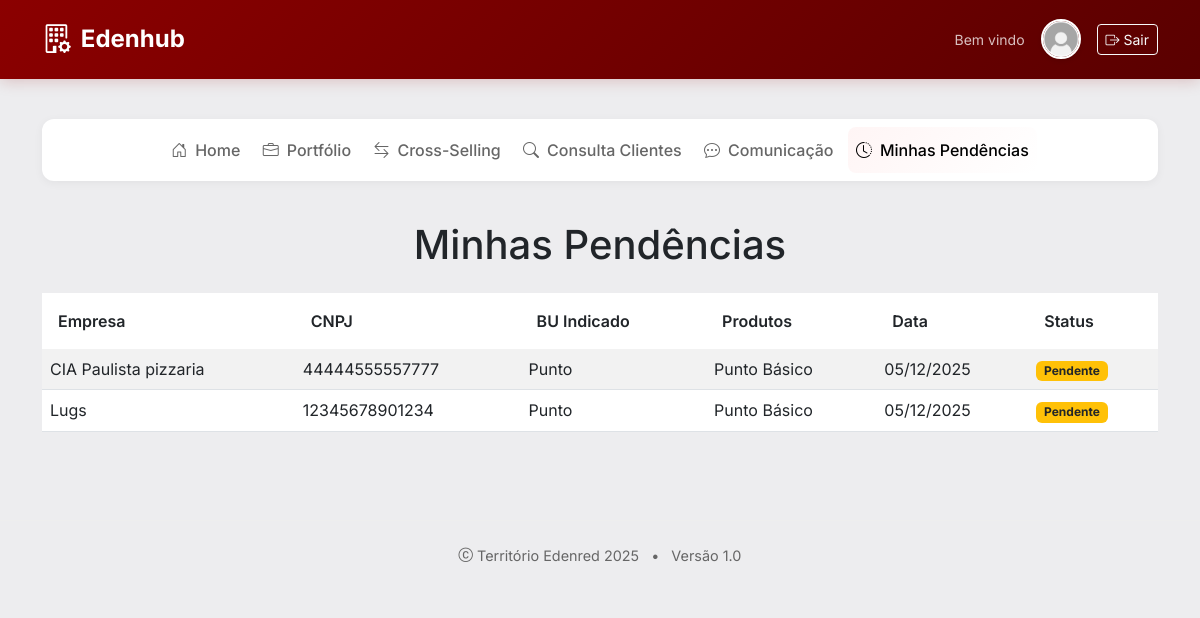
Screenshot of /minhas_pendencias (signed in) with the database file from the repository.
### Edenred/models.py (models this page shows, shortened)
class Usuario(db.Model, UserMixin):
    id = db.Column(db.Integer, primary_key=True)
    foto = db.Column(db.String, nullable=True, default='default.png')
    nome = db.Column(db.String(100), nullable=False)
    email = db.Column(db.String(100), unique=True, nullable=False)
    telefone = db.Column(db.String(20), unique=True)
    skype = db.Column(db.String(100), unique=True, nullable=True)
    senha_hash = db.Column(db.String(200), nullable=False)

class Indicacao(db.Model):
    id = db.Column(db.Integer, primary_key=True)
    empresa_id = db.Column(db.Integer, db.ForeignKey('empresa.id'), nullable=False)
    usuario_id = db.Column(db.Integer, db.ForeignKey('usuario.id'), nullable=False)
    bu_indicado = db.Column(db.String(100), nullable=False)
    produtos_escolhidos = db.Column(db.String(500))
    quantidade_caminhoes = db.Column(db.Integer)
    quantidade_funcionarios = db.Column(db.Integer)
    quantidade_veiculos_pesados = db.Column(db.Integer)
    subsidia_combustivel = db.Column(db.Boolean)
    quantidade_veiculos_leves = db.Column(db.Integer)
    quantidade_veiculos = db.Column(db.Integer)
    previsao_volume = db.Column(db.Float)
    quantidade_cartoes = db.Column(db.Integer)
    observacoes = db.Column(db.Text)
    status = db.Column(db.String(20), default='Pendente')
    data_indicacao = db.Column(db.DateTime, default=datetime.now(timezone.utc))
    empresa = db.relationship('Empresa', backref=db.backref('indicacoes', lazy=True))
    usuario = db.relationship('Usuario', backref=db.backref('indicacoes', lazy=True))

class Empresa(db.Model):
    id = db.Column(db.Integer, primary_key=True)
    cnpj = db.Column(db.String(20), unique=True, nullable=False)
    razao_social = db.Column(db.String(200), nullable=False)
    cep = db.Column(db.String(10))
    logradouro = db.Column(db.String(200))
    numero = db.Column(db.String(10))
    complemento = db.Column(db.String(100))
    bairro = db.Column(db.String(100))
    municipio = db.Column(db.String(100))
    estado = db.Column(db.String(2))
    nome_contato = db.Column(db.String(100))
    email_contato = db.Column(db.String(100))
    telefone_contato = db.Column(db.String(20))
    cargo_contato = db.Column(db.String(100))
    departamento_contato = db.Column(db.String(100))
    celular_contato = db.Column(db.String(20))
    responsavel_id = db.Column(db.Integer, db.ForeignKey('usuario.id'), nullable=True)  # NOVO
    eh_cliente = db.Column(db.Boolean, default=False)
    bus_contratados = db.Column(db.String(500))
    data_cadastro = db.Column(db.DateTime, default=datetime.now(timezone.utc))
    responsavel = db.relationship('Usuario', backref=db.backref('empresas_responsavel', lazy=True))

### Edenred/views.py (the view)
@app.route('/minhas_pendencias')
@login_required
def minhas_pendencias():
    indicacoes = Indicacao.query.filter_by(
        usuario_id=current_user.id,
        status='Pendente'
    ).order_by(Indicacao.data_indicacao.desc()).all()
    return render_template('minhas_pendencias.html', indicacoes=indicacoes)

### Edenred/__init__.py (called while the page is built)
@login_manager.user_loader
def load_user(user_id):
    return Usuario.query.get(int(user_id))

### Edenred/templates/minhas_pendencias.html
{% extends 'base.html' %}
{% block content %}
<div class="row mb-4">
    <div class="col-12">
        {% include 'nav.html' %}
    </div>
</div>
<div class="row">
    <div class="col-12">
        <h1 class="text-center mb-4 text-dark">Minhas Pendências</h1>
        <div class="table-responsive">
            <table class="table table-striped table-hover">
                <thead class="table-edenred">
                    <tr>
                        <th>Empresa</th>
                        <th>CNPJ</th>
                        <th>BU Indicado</th>
                        <th>Produtos</th>
                        <th>Data</th>
                        <th>Status</th>
                    </tr>
                </thead>
                <tbody>
                    {% for indicacao in indicacoes %}
                    <tr>
                        <td class="text-dark">{{ indicacao.empresa.razao_social }}</td>
                        <td class="text-dark">{{ indicacao.empresa.cnpj }}</td>
                        <td class="text-dark">{{ indicacao.bu_indicado }}</td>
                        <td class="text-dark">{{ indicacao.produtos_escolhidos}}</td>
                        <td class="text-dark">{{ indicacao.data_indicacao.strftime('%d/%m/%Y') }}</td>
                        <td>
                            {% if indicacao.status == 'Pendente' %}
                                <span class="badge bg-warning text-dark">{{ indicacao.status }}</span>
                            {% else %}
                                <span class="badge bg-success">{{ indicacao.status }}</span>
                            {% endif %}
                        </td>
                    </tr>
                    {% else %}
                    <tr>
                        <td colspan="5" class="text-center text-dark ">Nenhuma pendência encontrada</td>
                    </tr>
                    {% endfor %}
                </tbody>
            </table>
        </div>
    </div>
</div>
{% endblock %}

### Edenred/templates/base.html (shortened to what this page needs)
<!DOCTYPE html>
<html lang="pt-BR">
<head>
    <link href="https://cdn.jsdelivr.net/npm/bootstrap@5.3.0/dist/css/bootstrap.min.css" rel="stylesheet">
    <link href="https://cdn.jsdelivr.net/npm/bootstrap-icons@1.10.0/font/bootstrap-icons.css" rel="stylesheet">
</head>
<body>
    <nav class="navbar navbar-expand-lg navbar-edenred">
        <div class="container">
            <a class="navbar-brand" href="{{ url_for('home') }}">
                <i class="bi bi-building-gear"></i>
                <span>Edenhub</span>
            </a>
            {% if current_user.is_authenticated %}
            <div class="d-flex align-items-center">
                <div class="me-3 text-white">
                    <small class="d-block opacity-75">Bem vindo</small>
                </div>
                <img src="{{ url_for('static', filename='data/img_user/{}'.format(current_user.foto)) }}"
                    class="avatar me-3">
                <a class="btn btn-outline-light btn-sm" href="{{ url_for('logout') }}">
                    <i class="bi bi-box-arrow-right"></i> Sair
                </a>
            </div>
            {% endif %}
        </div>
    </nav>
    <div class="container py-4">
        {% block content %}{% endblock %}
    </div>
    <footer class="footer">
        <div class="container">
            <p class="mb-0">
                <i class="bi bi-c-circle"></i> Território Edenred 2025
                <span class="text-edenred mx-2">•</span>
                Versão 1.0
            </p>
        </div>
    </footer>
</body>
</html>

### Edenred/templates/base.html (style rules this page uses)
:root { --edenred-primary: #8B0000; --edenred-secondary: #B22222; --edenred-light: #FFF5F5; --edenred-dark: #5A0000; --bg-color: #ededef; --card-bg: #ffffff; --text-primary: #2c3e50; --text-secondary: #7f8c8d; --border-color: #e0e6ed; --success: #27ae60; --warning: #f39c12; --info: #3498db; }
* { font-family: 'Inter', sans-serif; }
body { background-color: var(--bg-color) !important; color: var(--text-primary); font-family: 'Inter', sans-serif; min-height: 100vh; }
.navbar-edenred { background: linear-gradient(135deg, var(--edenred-primary), var(--edenred-dark)); box-shadow: 0 2px 15px rgba(139, 0, 0, 0.2); padding: 0.8rem 0; }
.navbar-brand { font-weight: 700; font-size: 1.5rem; color: white !important; display: flex; align-items: center; gap: 10px; }
.navbar-brand i { font-size: 1.8rem; }
.table-edenred { background: rgb(217, 211, 211); border-radius: 10px; overflow: hidden; box-shadow: 0 2px 10px rgba(0, 0, 0, 0.05); }
.table-edenred th { font-weight: 600; padding: 1rem; border: none; }
.avatar { width: 40px; height: 40px; border-radius: 50%; object-fit: cover; border: 2px solid white; box-shadow: 0 2px 5px rgba(0, 0, 0, 0.1); }
.footer { margin-top: 3rem; padding: 1.5rem 0; text-align: center; color: #666; font-size: 0.9rem; border-top: 1px solid #eee; }

### rows the page displays
Usuario: foto (placeholder picture)
Indicacao: empresa.razao_social "CIA Paulista pizzaria", empresa.cnpj "44444555557777", bu_indicado "Punto", produtos_escolhidos "Punto Básico", data_indicacao "05/12/2025", status "Pendente"
Indicacao: empresa.razao_social "Lugs", empresa.cnpj "12345678901234", bu_indicado "Punto", produtos_escolhidos "Punto Básico", data_indicacao "05/12/2025", status "Pendente"
